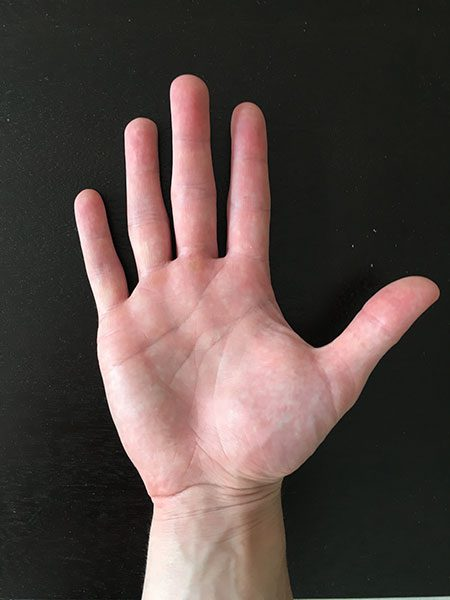
#> input picture images/extreme_points_input.jpg, 450 x 600 px; its folder holds 4 pictures in this run
$ python montages_example.py --images images
#> lines starting #> are read from the running program, lines starting #| are printed output that depends on the picture
# import the necessary packages
from imutils import build_montages
from imutils import paths
import argparse
import random
import cv2

# construct the argument parse and parse the arguments
ap = argparse.ArgumentParser()
ap.add_argument("-i", "--images", required=True,
	help="path to input directory of images")
ap.add_argument("-s", "--sample", type=int, default=21,
	help="# of images to sample")
args = vars(ap.parse_args())

# grab the paths to the images, then randomly select a sample of
# them
imagePaths = list(paths.list_images(args["images"]))
random.shuffle(imagePaths)
imagePaths = imagePaths[:args["sample"]]

# initialize the list of images
images = []

# loop over the list of image paths
for imagePath in imagePaths:
	# load the image and update the list of images
	image = cv2.imread(imagePath)
#> image is the input picture: shape (600, 450, 3); mean B, G, R 67.1, 70.8, 84.8
	images.append(image)

# construct the montages for the images
montages = build_montages(images, (128, 196), (7, 3))

# loop over the montages and display each of them
for montage in montages:
	cv2.imshow("Montage", montage)
	cv2.waitKey(0)
#> this loop made 1 pass
#> pass 1, `cv2.imshow("Montage", montage)`:
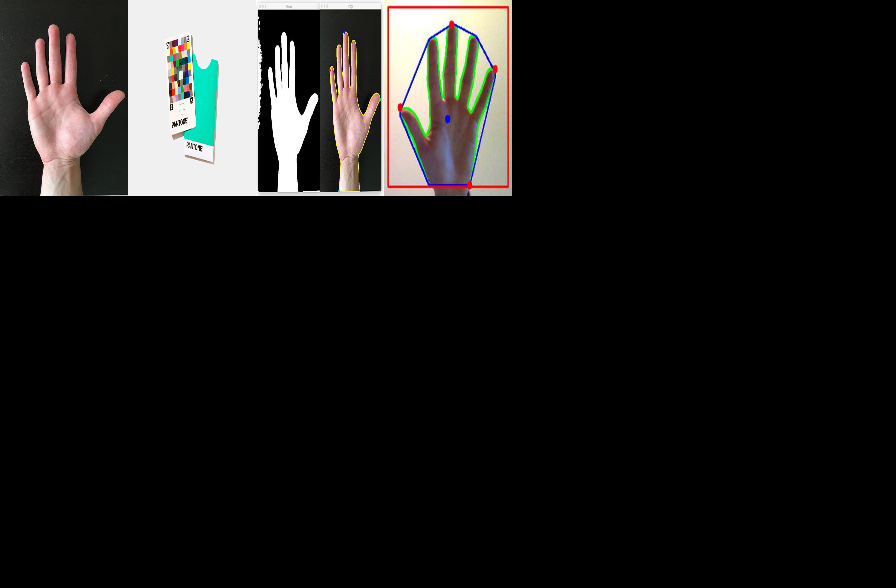
#> window 'Montage': shape (588, 896, 3); mean B, G, R 25.7, 27, 27.8
